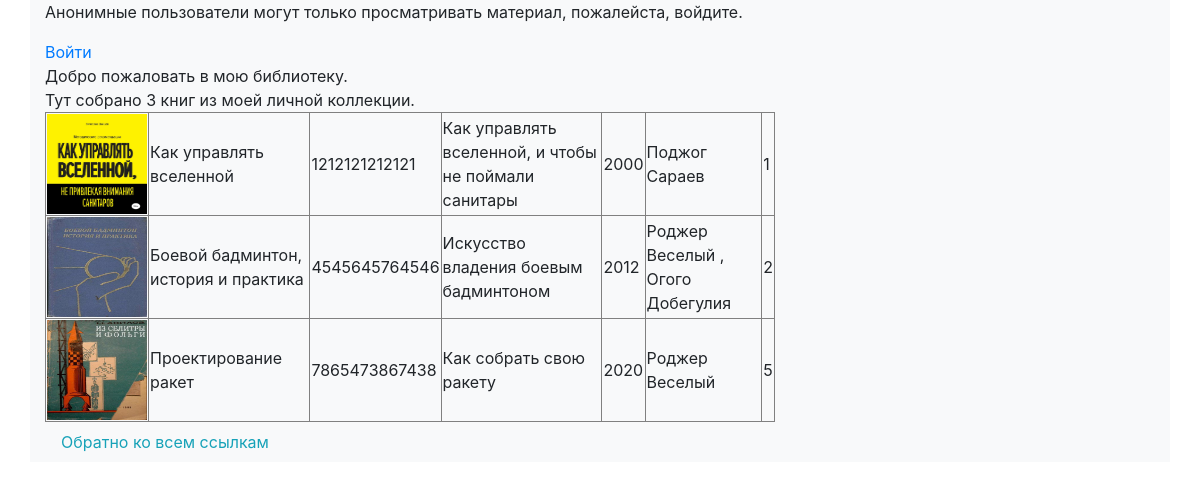
The app's page /index/ with its own data.
### p_library/models.py (models this page shows, shortened)
class Book(models.Model):
    ISBN = models.CharField(max_length=13)
    title = models.CharField(max_length=128, verbose_name='Название')
    description = models.TextField(verbose_name='Описание')
    image = models.ImageField(upload_to='book_images', blank=True, null=True)
    year_release = models.SmallIntegerField(verbose_name='Год издания')
    authors = models.ManyToManyField(Author, through='Inspiration', through_fields=('book', 'author'), verbose_name='Авторы')
    publisher = models.ForeignKey(Publisher, on_delete=models.SET_NULL, blank=True, null=True, verbose_name='Издательство')
    copy_count = models.SmallIntegerField(default=1, verbose_name='Число экземпляров')
    price = models.DecimalField(max_digits=16, decimal_places=2, default=0, verbose_name='Цена')
    @property
    def get_image_url(self):
        if self.image and hasattr(self.image, 'url'):
            return self.image.url
        else:
            return "/media/book_images/book_default.png"

class Author(models.Model):
    full_name = models.TextField(verbose_name='Имя')
    birth_year = models.SmallIntegerField(verbose_name='Дата рождения')
    country = models.CharField(max_length=2, verbose_name='Страна')

### p_library/views.py (the view)
# urls.py: path('index/', views.index, name='main_page'),
def index(request):
    template = loader.get_template('index.html')
    books = Book.objects.all()
    biblio_data = {
        "title": "мою библиотеку",
        "books": books,
    }
    return HttpResponse(template.render(biblio_data, request))

### p_library/templates/index.html (shortened to what this page needs)
{% extends 'base.html' %}
{% block content %}
Добро пожаловать в {{ title }}.  <br>
Тут собрано {{ books|length }} книг из моей личной коллекции.
    {% load socialaccount %}
    <table border="1">
        {% for book in books %}
            <tr>
                <td><img src="{{ book.get_image_url }}" height="100" width="100"></td>
                <td>{{ book.title }}</td>
                <td>{{ book.ISBN }}</td>
                <td>{{ book.description }}</td>
                <td>{{ book.year_release }}</td>
                <td>
                    {% for author in book.authors.all %}
                        {{ author.full_name }}
                        {% if forloop.counter != book.authors.all|length %}
                            ,
                        {% endif %}
                    {% endfor %}
                </td>
                <td>{{ book.copy_count }}</td>
            </tr>
        {% endfor %}
    </table>
{% endblock %}

### p_library/templates/base.html (shortened to what this page needs)
<!DOCTYPE html>
<html>
    <head>
        {% load static %}
        <link rel="stylesheet" href="{% static 'css/bootstrap.min.css' %}">
    </head>
    <body>
        <div class="container bg-light">
            <div class="row">
                <div class="col-md-8">
                    {% load socialaccount %}
                    {% if user.is_authenticated %}
                        <h3>{{ user.username }}</h3>
                        <a href={% url 'account_logout' %}>Выйти</a>
                    {% else %}
                        <p>Анонимные пользователи могут только просматривать материал, пожалейста, войдите.</p>
                        <a href={% url 'account_login' %}>Войти</a>
                    {% endif %}
                    <br>
                    {% block content %}
                    {% endblock %}
                    {% url 'all_links' as all %}
                    {% if not all == request.path %}
                        <a href="{{ all }}" class="nav-link active text-info">Обратно ко всем ссылкам</a>
                    {% endif %}
                </div>
            </div>
        </div>
    </body>
</html>

### records on screen
Book: get_image_url (picture), title "Как управлять вселенной", ISBN "1212121212121", description "Как управлять вселенной, и чтобы не поймали санитары", year_release "2000", copy_count "1"
Author: full_name "Поджог Сараев"
Book: get_image_url (picture), title "Боевой бадминтон, история и практика", ISBN "4545645764546", description "Искусство владения боевым бадминтоном", year_release "2012", copy_count "2"
Author: full_name "Роджер Веселый"
Author: full_name "Огого Добегулия"
Book: get_image_url (picture), title "Проектирование ракет", ISBN "7865473867438", description "Как собрать свою ракету", year_release "2020", copy_count "5"

### other values on screen
{{ title }} "мою библиотеку"
{{ books|length }} "3"
